Frame 1 (no input): blank canvas, image omitted
Frame 60 (no input): blank canvas, image omitted
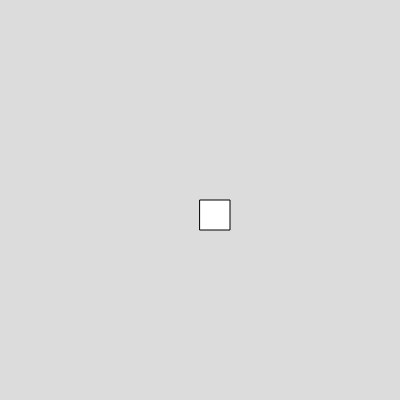
Frame 120 (the mouse pressed at the canvas centre since frame 60)

The p5.js sketch whose frames 1 and 60 were blank and that drew this single picture after the mouse press (run headless with seeded random() and noise() and a simulated clock; from frame 60 on, the mouse is pressed at the canvas centre):

// p5.js sketch
// ── sketch.js
let rects = [];

function setup() {
  createCanvas(400, 400);
}

function draw() {
  background(220);

  // for (let i=0; i<rects.length; i=i+1) {
  //   let r = rects[i];
  //   rect(r.x, r.y, 20);
  //   r.x = r.x + random(-1, 1);
  // }
  
  // nicer way of looping through an array of objects
  // "r" contains each rectangle in our array
  for (let r of rects) {
    rect(r.x, r.y, 30);
  }
}

function mousePressed() {
  let thingy = {
    x: mouseX,
    y: mouseY,
  };
  rects.push(thingy);
  print(rects)
}
